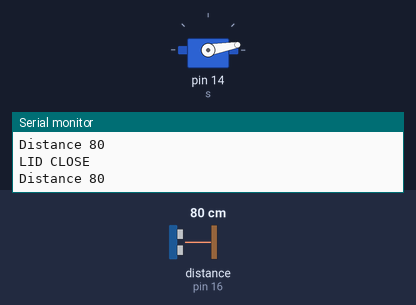
The sketch below on a simulated Arduino Uno, built with avr-gcc and run on an emulated ATmega328P. Parts: servo, the last lines printed to the serial monitor. The test bench sets the inputs (shaded band); at power-on: distance to the obstacle (sensor on pin 16) 80 cm.

Above: at 1.8 s.
1.9 s: distance to the obstacle (sensor on pin 16) set to 21 cm
5.2 s: distance to the obstacle (sensor on pin 16) set to 17 cm
At 9.0 s:
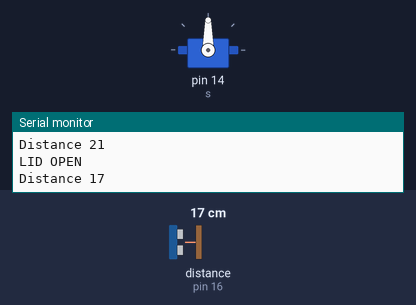
9.3 s: distance to the obstacle (sensor on pin 16) set to 35 cm
At 11.2 s:
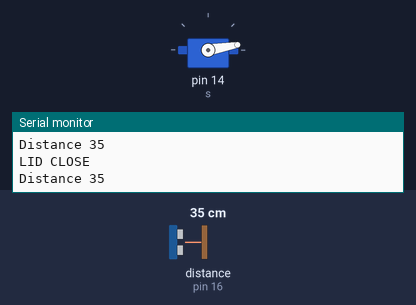
12.0 s: distance to the obstacle (sensor on pin 16) set to 2 cm
At 15.7 s:
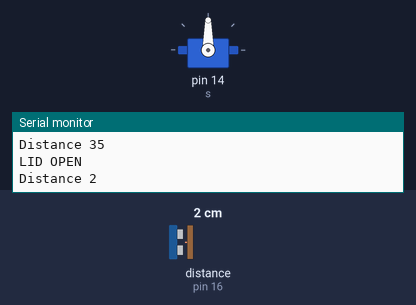
Timing chart, 0 to 17.0 s (numbered marks = the images above; inputs shaded):
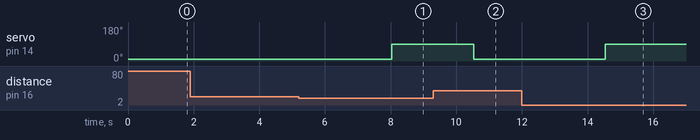

Measured:
- the behaviour switches between 20 and 19 cm on distance to the obstacle (sensor on pin 16) (found by bisection; images 0 and 1)
- after the input at 5.2 s, servo on pin 14 (s): 10° → 90° after 2.8 s
- after the input at 9.3 s, servo on pin 14 (s): 90° → 10° after 1.2 s
- after the input at 12.0 s, servo on pin 14 (s): 10° → 90° after 2.5 s

The sketch:

IoT_with_US_and_Servo.ino
```cpp
#include <Ultrasonic.h>
#include<Servo.h>
Ultrasonic u(5, 16);
Servo s;
int pos = 0;
void setup()
{
  Serial.begin(9600);
  s.attach(14);
}
void loop() {
  int a,b;
  b=20;
  a=u.distanceRead();
  if(a>b)
  {
    Serial.println("LID CLOSE");
    s.write(10);
  }
  if(a<b && a>0)
  {
    delay(500);
      a=u.distanceRead();
      if(a<b)
      {
      delay(500);
       a=u.distanceRead();
       if(a<b)
       {
      delay(500);
       a=u.distanceRead();
       if(a<b)
       {
      delay(500);
       a=u.distanceRead();
    if(a<b && a>0)
    {
    Serial.println("LID OPEN");
    s.write(90);
  }
  }}}}
  Serial.print("Distance ");
  Serial.println(a);
  delay(1000);
}
```
